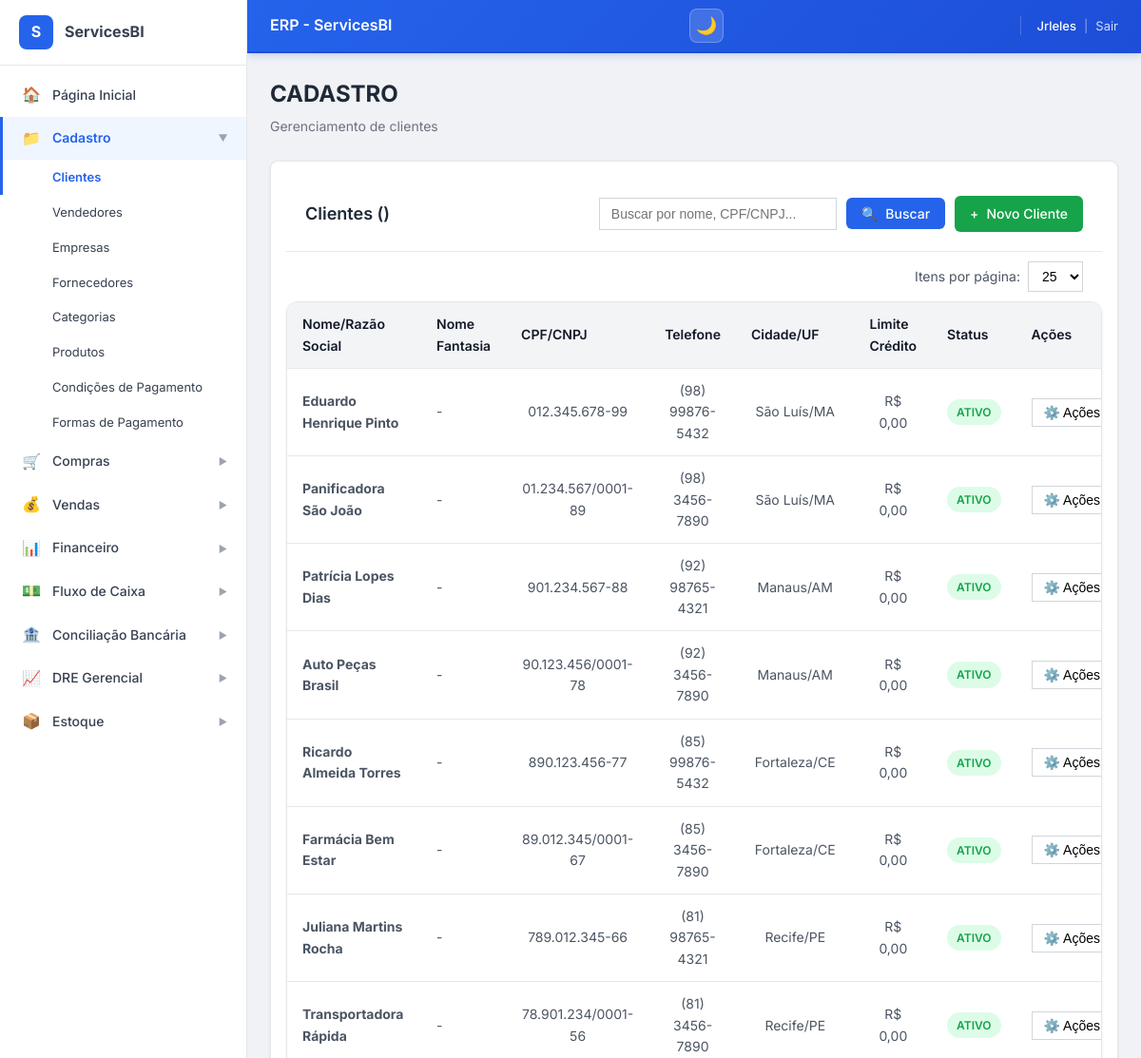
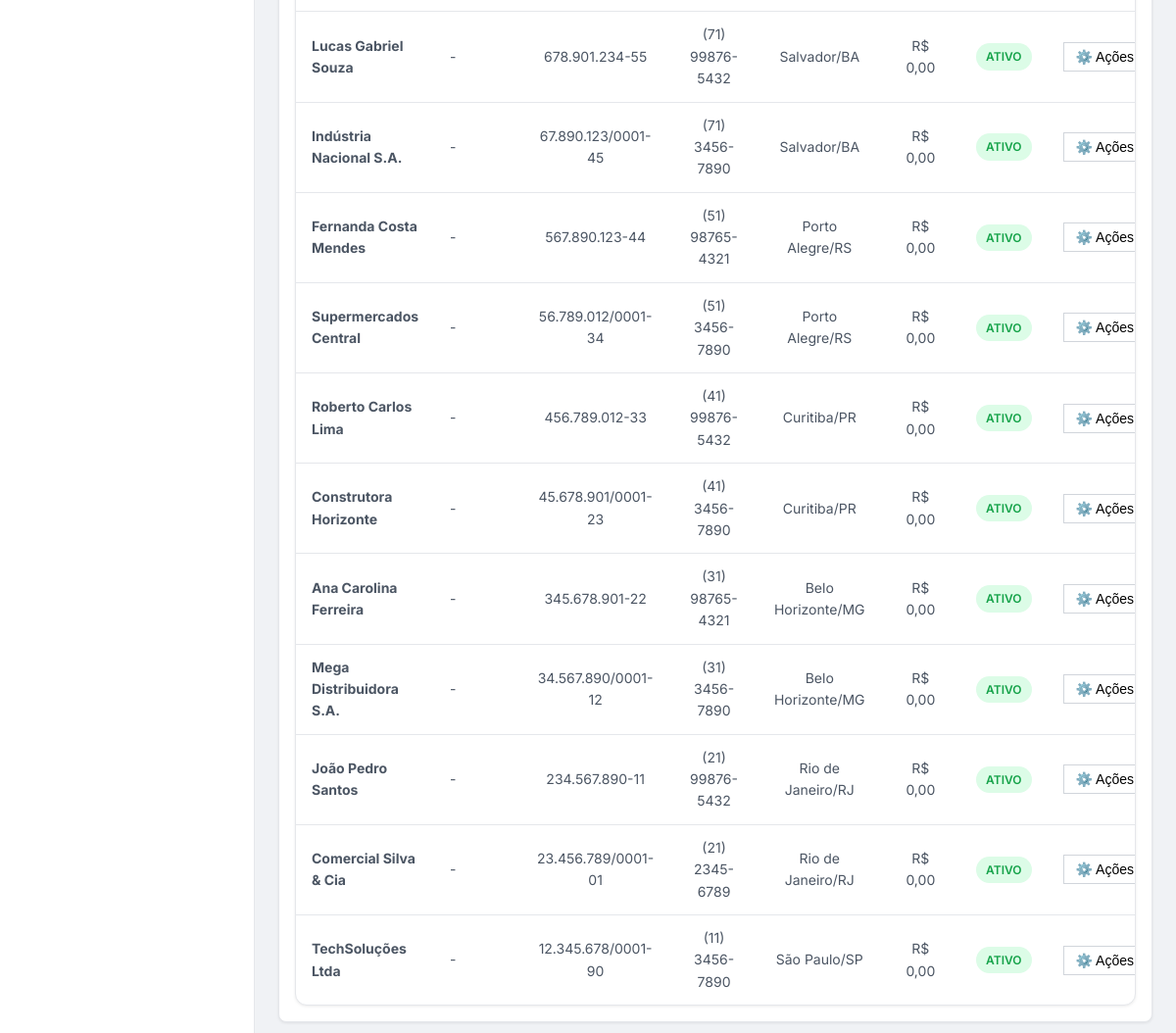
The app's page /cadastro/clientes/ (signed in) with its own data (2 pictures, top to bottom).
### ERP_ServicesBI/models.py (models this page shows, shortened)
class Pessoa(models.Model):
    TIPO_CHOICES = [
        ('F', 'Física'),
        ('J', 'Jurídica'),
    ]
    nome_razao_social = models.CharField(max_length=255, blank=True, null=True)
    tipo_pessoa = models.CharField(max_length=1, choices=TIPO_CHOICES, default='J')
    cpf_cnpj = models.CharField(max_length=20, unique=True)
    rg_inscricao_estadual = models.CharField(max_length=20, blank=True, null=True)
    telefone = models.CharField(max_length=20, blank=True, null=True)
    email = models.EmailField(blank=True, null=True)
    cep = models.CharField(max_length=10, blank=True, null=True)
    endereco = models.CharField(max_length=255, blank=True, null=True)
    numero = models.CharField(max_length=10, blank=True, null=True)
    bairro = models.CharField(max_length=100, blank=True, null=True)
    cidade = models.CharField(max_length=100, blank=True, null=True)
    estado = models.CharField(max_length=2, blank=True, null=True)
    ativo = models.BooleanField(default=True)
    criado_em = models.DateTimeField(auto_now_add=True)
    class Meta:
        abstract = True

class Cliente(Pessoa):
    nome_fantasia = models.CharField(max_length=255, blank=True, null=True)
    limite_credito = models.DecimalField(max_digits=10, decimal_places=2, default=0, null=True, blank=True)
    observacoes = models.TextField(blank=True, null=True)
    class Meta:
        verbose_name = 'Cliente'
        verbose_name_plural = 'Clientes'
        ordering = ['nome_razao_social']

### ERP_ServicesBI/views.py (the view)
# urls.py: path('cadastro/clientes/', views.cliente_list, name='cliente_list'),
@login_required
def cliente_list(request):
    clientes = Cliente.objects.all().order_by('-id')
    context = {'clientes': clientes}
    return render(request, 'cadastro/cliente_list.html', context)

### ERP_ServicesBI/templatetags/custom_filters.py (called while the page is built)
@register.filter(name='format_telefone')
def format_telefone(value):
    if not value:
        return '-'
    value = ''.join(filter(str.isdigit, str(value)))
    if len(value) == 10:
        return f'({value[:2]}) {value[2:6]}-{value[6:]}'
    elif len(value) == 11:
        return f'({value[:2]}) {value[2:7]}-{value[7:]}'
    else:
        return value if value else '-'

@register.filter(name='format_cpf_cnpj')
def format_cpf_cnpj(value):
    if not value:
        return '-'
    value = ''.join(filter(str.isdigit, str(value)))
    if len(value) == 11:
        return f'{value[:3]}.{value[3:6]}.{value[6:9]}-{value[9:]}'
    elif len(value) == 14:
        return f'{value[:2]}.{value[2:5]}.{value[5:8]}/{value[8:12]}-{value[12:]}'
    else:
        return value

### ERP_ServicesBI/templates/cadastro/cliente_list.html (shortened to what this page needs)
{% extends 'base.html' %}
{% load custom_filters %}
{% block content %}
<div class="erp-page-header">
    <h2 class="erp-page-header__title">CADASTRO</h2>
    <p class="erp-page-header__subtitle">Gerenciamento de clientes</p>
</div>
<div class="erp-card erp-mb-4">
    <div class="erp-filters">
        <h3 class="erp-filters__title">Clientes ({{ total }})</h3>
        <form method="get" class="erp-filters__form" id="filterForm">
            <input
                type="text"
                name="search"
                class="erp-filters__input"
                placeholder="Buscar por nome, CPF/CNPJ..."
                value="{{ search|default:'' }}"
            >
            <button type="submit" class="erp-btn erp-btn--primary">
                <span>🔍</span> Buscar
            </button>
            <a href="{% url 'ERP_ServicesBI:cliente_add' %}" class="erp-btn erp-btn--success">
                <span>+</span> Novo Cliente
            </a>
        </form>
    </div>
    <div class="erp-per-page">
        <form method="get" class="erp-per-page__form">
            <label for="perPageSelectTop">Itens por página:</label>
            <select name="per_page" id="perPageSelectTop" class="erp-per-page__select" onchange="this.form.submit()">
                <option value="25" {% if per_page == 25 %}selected{% endif %}>25</option>
            </select>
        </form>
    </div>
    <div class="erp-table-container">
        <table class="erp-table">
            <thead>
                <tr>
                    <th class="erp-text-left">Nome/Razão Social</th>
                    <th class="erp-text-left">Nome Fantasia</th>
                    <th class="erp-text-center">CPF/CNPJ</th>
                    <th class="erp-text-center">Telefone</th>
                    <th class="erp-text-center">Cidade/UF</th>
                    <th class="erp-text-center">Limite Crédito</th>
                    <th class="erp-text-center">Status</th>
                    <th class="erp-text-center">Ações</th>
                </tr>
            </thead>
            <tbody>
                {% for cliente in clientes %}
                <tr>
                    <td class="erp-text-left"><strong>{{ cliente.nome_razao_social }}</strong></td>
                    <td class="erp-text-left">{{ cliente.nome_fantasia|default:"-" }}</td>
                    <td class="erp-text-center">{{ cliente.cpf_cnpj | format_cpf_cnpj }}</td>
                    <td class="erp-text-center">{{ cliente.telefone| format_telefone }}</td>
                    <td class="erp-text-center">{{ cliente.cidade|default:"-" }}/{{ cliente.estado|default:"-" }}</td>
                    <td class="erp-text-center">R$ {{ cliente.limite_credito|default:"0,00" }}</td>
                    <td class="erp-text-center">
                        <span class="erp-status erp-status--{% if cliente.ativo %}ativo{% else %}inativo{% endif %}">
                            {% if cliente.ativo %}Ativo{% else %}Inativo{% endif %}
                        </span>
                    </td>
                    <td class="erp-text-center">
                        <div class="erp-actions">
                            <button class="erp-actions__btn" type="button">
                                ⚙️ Ações ▼
                            </button>
                        </div>
                    </td>
                </tr>
                {% endfor %}
            </tbody>
        </table>
    </div>
</div>
{% endblock %}

### ERP_ServicesBI/templates/components/_header.html (shortened to what this page needs)
<header class="erp-header">
    <div class="erp-flex erp-items-center erp-gap-2">
        <h1 class="erp-header__title">
            {% block header_title %}ERP - ServicesBI{% endblock %}
        </h1>
    </div>
    <div class="erp-header__controls">
        <button class="erp-header__theme-btn"
                onclick="toggleTheme()"
                title="Alternar tema (dark/light)"
                id="themeToggleBtn">
            <span id="themeIcon">🌙</span>
        </button>
    </div>
    <div class="erp-header__user">
        <span class="erp-header__user-name">
            {{ request.user.first_name|default:request.user.username }}
        </span>
        <span style="opacity:0.5">|</span>
        <a href="{% url 'ERP_ServicesBI:logout' %}" class="erp-header__logout">Sair</a>
    </div>
</header>

### ERP_ServicesBI/templates/cadastro/cliente_list.html (style rules this page uses)
.erp-page-header { margin-bottom: 24px; }
.erp-page-header__title { margin: 0; font-size: 24px; font-weight: 700; color: var(--gray-800); }
.erp-page-header__subtitle { margin: 4px 0 0 0; color: var(--gray-500); font-size: 14px; }
.erp-filters { display: flex; justify-content: space-between; align-items: center; padding: 20px; border-bottom: 1px solid var(--gray-200); flex-wrap: wrap; gap: 15px; }
.erp-filters__title { margin: 0; font-size: 18px; font-weight: 600; color: var(--gray-800); }
.erp-filters__form { display: flex; gap: 10px; align-items: center; flex-wrap: wrap; }
.erp-filters__input { padding: 8px 12px; border: 1px solid var(--gray-300); border-radius: var(--radius); font-size: 14px; min-width: 250px; transition: all var(--transition-fast); }
.erp-status { display: inline-flex; align-items: center; padding: 4px 10px; border-radius: var(--radius-full); font-size: 12px; font-weight: 600; text-transform: uppercase; }
.erp-status--ativo { background: var(--success-100); color: var(--success-600); }
.erp-actions { position: relative; display: inline-block; }
.erp-actions__btn { padding: 6px 12px; background: white; border: 1px solid var(--gray-300); border-radius: var(--radius); cursor: pointer; font-size: 14px; display: flex; align-items: center; gap: 4px; white-space: nowrap; }
.erp-per-page { display: flex; justify-content: flex-end; padding: 10px 20px; }
.erp-per-page__form { display: flex; align-items: center; gap: 8px; font-size: 14px; color: var(--gray-600); }
.erp-per-page__select { padding: 6px 10px; border: 1px solid var(--gray-300); border-radius: var(--radius); font-size: 14px; background: white; cursor: pointer; }

### records on screen
Cliente: nome_razao_social "Eduardo Henrique Pinto", nome_fantasia "-", cpf_cnpj "012.345.678-99", telefone "(98) 99876-5432", cidade "São Luís", estado "MA", limite_credito "0,00", ativo "ATIVO"
Cliente: nome_razao_social "Panificadora São João", nome_fantasia "-", cpf_cnpj "01.234.567/0001-89", telefone "(98) 3456-7890", cidade "São Luís", estado "MA", limite_credito "0,00", ativo "ATIVO"
Cliente: nome_razao_social "Patrícia Lopes Dias", nome_fantasia "-", cpf_cnpj "901.234.567-88", telefone "(92) 98765-4321", cidade "Manaus", estado "AM", limite_credito "0,00", ativo "ATIVO"
Cliente: nome_razao_social "Auto Peças Brasil", nome_fantasia "-", cpf_cnpj "90.123.456/0001-78", telefone "(92) 3456-7890", cidade "Manaus", estado "AM", limite_credito "0,00", ativo "ATIVO"
Cliente: nome_razao_social "Ricardo Almeida Torres", nome_fantasia "-", cpf_cnpj "890.123.456-77", telefone "(85) 99876-5432", cidade "Fortaleza", estado "CE", limite_credito "0,00", ativo "ATIVO"
Cliente: nome_razao_social "Farmácia Bem Estar", nome_fantasia "-", cpf_cnpj "89.012.345/0001-67", telefone "(85) 3456-7890", cidade "Fortaleza", estado "CE", limite_credito "0,00", ativo "ATIVO"
Cliente: nome_razao_social "Juliana Martins Rocha", nome_fantasia "-", cpf_cnpj "789.012.345-66", telefone "(81) 98765-4321", cidade "Recife", estado "PE", limite_credito "0,00", ativo "ATIVO"
Cliente: nome_razao_social "Transportadora Rápida", nome_fantasia "-", cpf_cnpj "78.901.234/0001-56", telefone "(81) 3456-7890", cidade "Recife", estado "PE", limite_credito "0,00", ativo "ATIVO"
Cliente: nome_razao_social "Lucas Gabriel Souza", nome_fantasia "-", cpf_cnpj "678.901.234-55", telefone "(71) 99876-5432", cidade "Salvador", estado "BA", limite_credito "0,00", ativo "ATIVO"
Cliente: nome_razao_social "Indústria Nacional S.A.", nome_fantasia "-", cpf_cnpj "67.890.123/0001-45", telefone "(71) 3456-7890", cidade "Salvador", estado "BA", limite_credito "0,00", ativo "ATIVO"
Cliente: nome_razao_social "Fernanda Costa Mendes", nome_fantasia "-", cpf_cnpj "567.890.123-44", telefone "(51) 98765-4321", cidade "Porto Alegre", estado "RS", limite_credito "0,00", ativo "ATIVO"
Cliente: nome_razao_social "Supermercados Central", nome_fantasia "-", cpf_cnpj "56.789.012/0001-34", telefone "(51) 3456-7890", cidade "Porto Alegre", estado "RS", limite_credito "0,00", ativo "ATIVO"
Cliente: nome_razao_social "Roberto Carlos Lima", nome_fantasia "-", cpf_cnpj "456.789.012-33", telefone "(41) 99876-5432", cidade "Curitiba", estado "PR", limite_credito "0,00", ativo "ATIVO"
Cliente: nome_razao_social "Construtora Horizonte", nome_fantasia "-", cpf_cnpj "45.678.901/0001-23", telefone "(41) 3456-7890", cidade "Curitiba", estado "PR", limite_credito "0,00", ativo "ATIVO"
Cliente: nome_razao_social "Ana Carolina Ferreira", nome_fantasia "-", cpf_cnpj "345.678.901-22", telefone "(31) 98765-4321", cidade "Belo Horizonte", estado "MG", limite_credito "0,00", ativo "ATIVO"
Cliente: nome_razao_social "Mega Distribuidora S.A.", nome_fantasia "-", cpf_cnpj "34.567.890/0001-12", telefone "(31) 3456-7890", cidade "Belo Horizonte", estado "MG", limite_credito "0,00", ativo "ATIVO"
Cliente: nome_razao_social "João Pedro Santos", nome_fantasia "-", cpf_cnpj "234.567.890-11", telefone "(21) 99876-5432", cidade "Rio de Janeiro", estado "RJ", limite_credito "0,00", ativo "ATIVO"
Cliente: nome_razao_social "Comercial Silva & Cia", nome_fantasia "-", cpf_cnpj "23.456.789/0001-01", telefone "(21) 2345-6789", cidade "Rio de Janeiro", estado "RJ", limite_credito "0,00", ativo "ATIVO"
Cliente: nome_razao_social "TechSoluções Ltda", nome_fantasia "-", cpf_cnpj "12.345.678/0001-90", telefone "(11) 3456-7890", cidade "São Paulo", estado "SP", limite_credito "0,00", ativo "ATIVO"

### other values on screen
{{ request.user.first_name|default:request.user.username }} "Jrleles"
